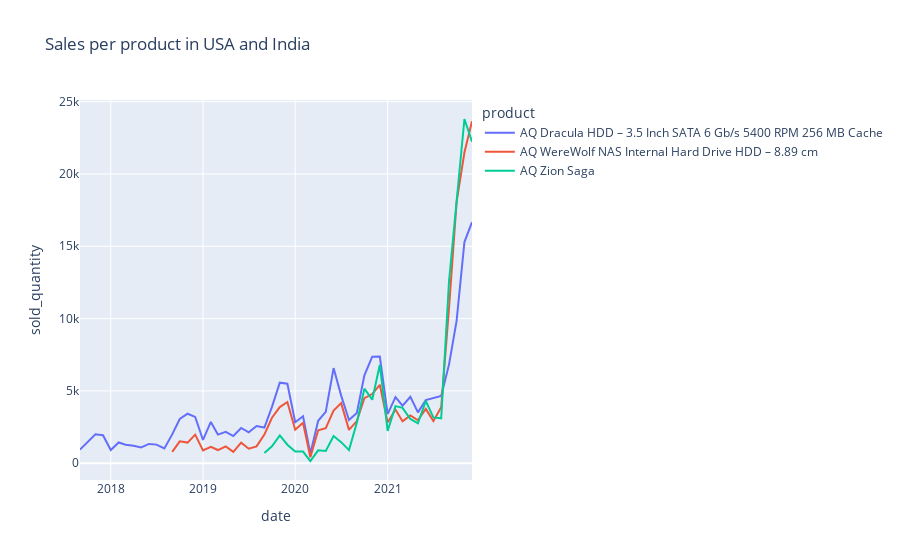

The notebook cell this image was saved under:
### Code cell
fig = px.line(sales_per_month,
              x="date", y="sold_quantity",title='Sales per product in USA and India', color='product'
               )
fig.show()

### Figure 1 — Plotly figure (JSON) as saved in the notebook; plotly's stock layout.template omitted (floating-point values rounded to 4 significant figures)
{"data": [{"hovertemplate": "product=AQ Dracula HDD – 3.5 Inch SATA 6 Gb/s 5400 RPM 256 MB Cache<br>date=%{x}<br>sold_quantity=%{y}<extra></extra>", "legendgroup": "AQ Dracula HDD – 3.5 Inch SATA 6 Gb/s 5400 RPM 256 MB Cache", "line": {"color": "#636efa", "dash": "solid"}, "marker": {"symbol": "circle"}, "mode": "lines", "name": "AQ Dracula HDD – 3.5 Inch SATA 6 Gb/s 5400 RPM 256 MB Cache", "orientation": "v", "showlegend": true, "type": "scatter", "x": ["2017-09-01", "2017-10-01", "2017-11-01", "2017-12-01", "2018-01-01", "2018-02-01", "2018-03-01", "2018-04-01", "2018-05-01", "2018-06-01", "2018-07-01", "2018-08-01", "2018-09-01", "2018-10-01", "2018-11-01", "2018-12-01", "2019-01-01", "2019-02-01", "2019-03-01", "2019-04-01", "2019-05-01", "2019-06-01", "2019-07-01", "2019-08-01", "2019-09-01", "2019-10-01", "2019-11-01", "2019-12-01", "2020-01-01", "2020-02-01", "2020-03-01", "2020-04-01", "2020-05-01", "2020-06-01", "2020-07-01", "2020-08-01", "2020-09-01", "2020-10-01", "2020-11-01", "2020-12-01", "2021-01-01", "2021-02-01", "2021-03-01", "2021-04-01", "2021-05-01", "2021-06-01", "2021-07-01", "2021-08-01", "2021-09-01", "2021-10-01", "2021-11-01", "2021-12-01"], "xaxis": "x", "y": [941, 1429, 2003, 1943, 918, 1440, 1277, 1212, 1093, 1335, 1289, 1021, 1996, 3061, 3425, 3205, 1612, 2859, 1984, 2177, 1883, 2439, 2136, 2574, 2473, 3902, 5573, 5499, 2832, 3248, 680, 2936, 3549, 6579, 4677, 2993, 3470, 6077, 7367, 7378, 3393, 4578, 3977, 4596, 3520, 4366, 4513, 4646, 6820, 9847, 15287, 16661], "yaxis": "y"}, {"hovertemplate": "product=AQ WereWolf NAS Internal Hard Drive HDD – 8.89 cm<br>date=%{x}<br>sold_quantity=%{y}<extra></extra>", "legendgroup": "AQ WereWolf NAS Internal Hard Drive HDD – 8.89 cm", "line": {"color": "#EF553B", "dash": "solid"}, "marker": {"symbol": "circle"}, "mode": "lines", "name": "AQ WereWolf NAS Internal Hard Drive HDD – 8.89 cm", "orientation": "v", "showlegend": true, "type": "scatter", "x": ["2018-09-01", "2018-10-01", "2018-11-01", "2018-12-01", "2019-01-01", "2019-02-01", "2019-03-01", "2019-04-01", "2019-05-01", "2019-06-01", "2019-07-01", "2019-08-01", "2019-09-01", "2019-10-01", "2019-11-01", "2019-12-01", "2020-01-01", "2020-02-01", "2020-03-01", "2020-04-01", "2020-05-01", "2020-06-01", "2020-07-01", "2020-08-01", "2020-09-01", "2020-10-01", "2020-11-01", "2020-12-01", "2021-01-01", "2021-02-01", "2021-03-01", "2021-04-01", "2021-05-01", "2021-06-01", "2021-07-01", "2021-08-01", "2021-09-01", "2021-10-01", "2021-11-01", "2021-12-01"], "xaxis": "x", "y": [788, 1519, 1429, 1978, 882, 1135, 915, 1172, 794, 1422, 1004, 1167, 1982, 3147, 3884, 4234, 2314, 2804, 411, 2278, 2427, 3644, 4157, 2310, 2919, 4502, 4783, 5423, 2813, 3711, 2896, 3311, 2975, 3757, 2912, 3868, 10732, 18049, 21476, 23642], "yaxis": "y"}, {"hovertemplate": "product=AQ Zion Saga<br>date=%{x}<br>sold_quantity=%{y}<extra></extra>", "legendgroup": "AQ Zion Saga", "line": {"color": "#00cc96", "dash": "solid"}, "marker": {"symbol": "circle"}, "mode": "lines", "name": "AQ Zion Saga", "orientation": "v", "showlegend": true, "type": "scatter", "x": ["2019-09-01", "2019-10-01", "2019-11-01", "2019-12-01", "2020-01-01", "2020-02-01", "2020-03-01", "2020-04-01", "2020-05-01", "2020-06-01", "2020-07-01", "2020-08-01", "2020-09-01", "2020-10-01", "2020-11-01", "2020-12-01", "2021-01-01", "2021-02-01", "2021-03-01", "2021-04-01", "2021-05-01", "2021-06-01", "2021-07-01", "2021-08-01", "2021-09-01", "2021-10-01", "2021-11-01", "2021-12-01"], "xaxis": "x", "y": [705, 1170, 1924, 1281, 812, 806, 157, 897, 850, 1885, 1461, 911, 2803, 5155, 4394, 6808, 2233, 3949, 3833, 3063, 2757, 4307, 3168, 3109, 12580, 18364, 23796, 22223], "yaxis": "y"}], "layout": {"legend": {"title": {"text": "product"}, "tracegroupgap": 0}, "title": {"text": "Sales per product in USA and India"}, "xaxis": {"anchor": "y", "domain": [0, 1], "title": {"text": "date"}}, "yaxis": {"anchor": "x", "domain": [0, 1], "title": {"text": "sold_quantity"}}}}
